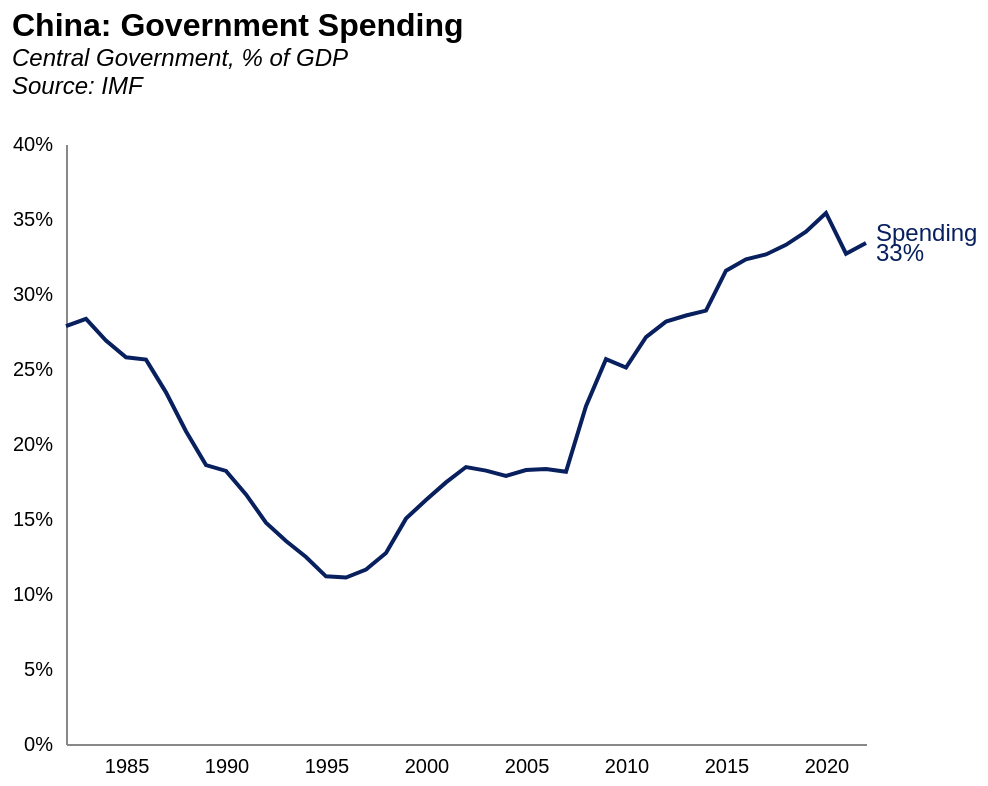

The Vega-Lite source for this figure:
### Vega-Lite specification from a JSON file in a GitHub repository (floating-point values rounded to 4 significant figures)
{"config": {"axisX": {"labelPadding": 6, "tickOpacity": 0, "title": null, "grid": false, "ticks": false, "labelSeparation": 10}, "axisY": {"title": null, "grid": false, "tickOpacity": 0}, "title": {"fontSize": 16, "subtitleFontSize": 12, "subtitleFontStyle": "italic", "anchor": "start", "color": "black"}, "view": {"stroke": "transparent"}}, "layer": [{"mark": {"type": "line"}, "encoding": {"color": {"value": "rgb(9, 32, 95)"}, "x": {"axis": {"labelAngle": 0}, "field": "Year", "type": "temporal"}, "y": {"axis": {"format": "%"}, "field": "Value", "title": "", "type": "quantitative"}}}, {"mark": {"type": "text", "align": "left", "baseline": "middle", "dx": 5, "dy": 5, "fontSize": 12}, "encoding": {"color": {"value": "rgb(9, 32, 95)"}, "text": {"field": "Value", "format": ".0%", "type": "quantitative"}, "x": {"axis": {"labelAngle": 0}, "field": "Year", "type": "temporal"}, "y": {"axis": {"format": "%"}, "field": "Value", "title": "", "type": "quantitative"}}, "transform": [{"filter": "year(datum.Year) == 2022"}]}, {"mark": {"type": "text", "align": "left", "baseline": "middle", "dx": 5, "dy": -5, "fontSize": 12, "text": {"expr": "'Spending'"}}, "encoding": {"color": {"value": "rgb(9, 32, 95)"}, "x": {"axis": {"labelAngle": 0}, "field": "Year", "type": "temporal"}, "y": {"axis": {"format": "%"}, "field": "Value", "title": "", "type": "quantitative"}}, "transform": [{"filter": "year(datum.Year) == 2022"}]}], "data": {"name": "data-366850c44f86b62d31e3e319cf9db37d"}, "height": 300, "title": {"text": "China: Government Spending", "subtitle": ["Central Government, % of GDP", "Source: IMF", ""]}, "width": 400, "$schema": "https://vega.github.io/schema/vega-lite/v5.8.0.json", "datasets": {"data-366850c44f86b62d31e3e319cf9db37d": [{"Country": "China", "Year": "1982-01-01T00:00:00", "Value": 0.2786}, {"Country": "China", "Year": "1983-01-01T00:00:00", "Value": 0.2834}, {"Country": "China", "Year": "1984-01-01T00:00:00", "Value": 0.269}, {"Country": "China", "Year": "1985-01-01T00:00:00", "Value": 0.2578}, {"Country": "China", "Year": "1986-01-01T00:00:00", "Value": 0.2562}, {"Country": "China", "Year": "1987-01-01T00:00:00", "Value": 0.2344}, {"Country": "China", "Year": "1988-01-01T00:00:00", "Value": 0.2085}, {"Country": "China", "Year": "1989-01-01T00:00:00", "Value": 0.186}, {"Country": "China", "Year": "1990-01-01T00:00:00", "Value": 0.1821}, {"Country": "China", "Year": "1991-01-01T00:00:00", "Value": 0.1664}, {"Country": "China", "Year": "1992-01-01T00:00:00", "Value": 0.1475}, {"Country": "China", "Year": "1993-01-01T00:00:00", "Value": 0.1353}, {"Country": "China", "Year": "1994-01-01T00:00:00", "Value": 0.1247}, {"Country": "China", "Year": "1995-01-01T00:00:00", "Value": 0.1118}, {"Country": "China", "Year": "1996-01-01T00:00:00", "Value": 0.111}, {"Country": "China", "Year": "1997-01-01T00:00:00", "Value": 0.1163}, {"Country": "China", "Year": "1998-01-01T00:00:00", "Value": 0.1274}, {"Country": "China", "Year": "1999-01-01T00:00:00", "Value": 0.1502}, {"Country": "China", "Year": "2000-01-01T00:00:00", "Value": 0.1627}, {"Country": "China", "Year": "2001-01-01T00:00:00", "Value": 0.1744}, {"Country": "China", "Year": "2002-01-01T00:00:00", "Value": 0.1846}, {"Country": "China", "Year": "2003-01-01T00:00:00", "Value": 0.1823}, {"Country": "China", "Year": "2004-01-01T00:00:00", "Value": 0.1787}, {"Country": "China", "Year": "2005-01-01T00:00:00", "Value": 0.1827}, {"Country": "China", "Year": "2006-01-01T00:00:00", "Value": 0.1834}, {"Country": "China", "Year": "2007-01-01T00:00:00", "Value": 0.1815}, {"Country": "China", "Year": "2008-01-01T00:00:00", "Value": 0.2253}, {"Country": "China", "Year": "2009-01-01T00:00:00", "Value": 0.2565}, {"Country": "China", "Year": "2010-01-01T00:00:00", "Value": 0.2509}, {"Country": "China", "Year": "2011-01-01T00:00:00", "Value": 0.2712}, {"Country": "China", "Year": "2012-01-01T00:00:00", "Value": 0.2816}, {"Country": "China", "Year": "2013-01-01T00:00:00", "Value": 0.2856}, {"Country": "China", "Year": "2014-01-01T00:00:00", "Value": 0.2889}, {"Country": "China", "Year": "2015-01-01T00:00:00", "Value": 0.3155}, {"Country": "China", "Year": "2016-01-01T00:00:00", "Value": 0.3232}, {"Country": "China", "Year": "2017-01-01T00:00:00", "Value": 0.3264}, {"Country": "China", "Year": "2018-01-01T00:00:00", "Value": 0.3328}, {"Country": "China", "Year": "2019-01-01T00:00:00", "Value": 0.3415}, {"Country": "China", "Year": "2020-01-01T00:00:00", "Value": 0.354}, {"Country": "China", "Year": "2021-01-01T00:00:00", "Value": 0.3269}, {"Country": "China", "Year": "2022-01-01T00:00:00", "Value": 0.334}]}}
